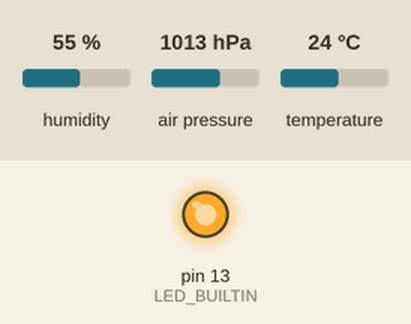
Simulated run of this sketch. Board: Arduino Nano, built with avr-gcc and run on an emulated ATmega328P. Shown: output pins drawn as LEDs (lit = HIGH). The test bench sets the inputs (shaded band); at power-on: humidity 55 %, air pressure 1013 hPa, temperature 24 °C. Random numbers use the default seed unless the sketch sets one; the modem accepts every AT command (registered, SIM ready, sends succeed) and sends nothing else; what the sketch prints to the serial monitor is not drawn.

Above: at 8.05 s.
Timing chart, 0 to 11.0 s (numbered marks = the images above):
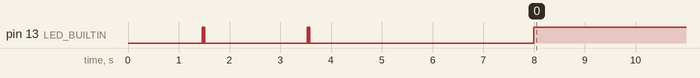

The sketch:

RFWx_MicroModemTLMDRA818.ino
```cpp
#include <Wire.h>
#include <SoftwareSerial.h>
#include <stdlib.h>
#include <TimeLib.h>
#include <SparkFunBME280.h>
#include "CountDown.h"


//CHANGE THIS VARIABLES:
const char callsign[] = "IW5EJM";
const char ssid[] = "3";
const char tlm_callsign[] = "IW5EJM-3";
const char symbol[] = "_"; //select symbol from standard table, example Wx icon = _

//**** APRS COMMENT (max 43 chars)
const char APRS_CMNT[] = "RFWx MM DRA818 test";
const char longitude[] = "01036.59E";
const char latitude[] = "4303.51N";
const int altitude  = 200;

//APRS WX data tx interval
const int BeaconTime = 600;

//**** APRS_PRJ, Telemetry Project Title (max 23 chars)
const char APRS_PRJ[] = "MicroModem RFWx";
#define Voltage1 //uncomment this to enable telemetry for battery voltage
//#define Voltage2 //uncomment this variable to enable telemetry for secondary voltage reading

//no edit below this line

#define VoltDC1  A6 //battery voltage measurement pin input
#define VoltDC2  A7 //secondary voltage measurement pin input
#define R1R2     4 //voltage divider ratio, calculated as R2/(R1+R2)

#define SHORT_PAUSE 1000UL
#define LONG_PAUSE  30000UL
const char * OK_STR = "OK\r\n";
const char * MS_STR = "ms\r\n";

//port for modem communication
#define Serial2MM Serial

//port for DRA818 communication
#define DRA_TXD 3
#define DRA_RXD 2
SoftwareSerial dra_serial(DRA_TXD, DRA_RXD);

// Global sensor object
  BME280 mySensor;

//countdown to trigger data transmission
CountDown CD(CountDown::SECONDS);

int counter=0;
int counterTLM=0;
char sentence[150];

const char preamble[] = "390";
const char txtail[] = "60";

//variables for voltage reading
int sensorDC1;
float VoltDCval1=0;
char VoltDCval_str1[10];

int sensorDC2;
float VoltDCval2=0;
char VoltDCval_str2[10];

typedef struct  {
  float temperatureC;
  float temperatureF;
  float pressure ;
  float humidity;
} WeatherStruct, *WeatherStructPtr;
WeatherStruct wx;    //declare la structure
WeatherStructPtr wx_ptr = &wx;

//function to send command to MM
boolean Serial2MMCommand(const char * command, const char * endMarker, unsigned long duration)
{
  Serial2MM.println(command);
  return waitForString(endMarker, duration);
}

//function that wait ok response from MM
boolean waitForString(const char * endMarker, unsigned long duration)
{
  int localBufferSize = strlen(endMarker); // we won't need an \0 at the end
  char localBuffer[localBufferSize];
  int index = 0;
  boolean endMarkerFound = false;
  unsigned long currentTime;

  memset(localBuffer, '\0', localBufferSize); // clear buffer

  currentTime = millis();
  while (millis() - currentTime <= duration) {
    if (Serial2MM.available() > 0) {
      if (index == localBufferSize) index = 0;
      localBuffer[index] = (uint8_t) Serial2MM.read();
      endMarkerFound = true;
      for (int i = 0; i < localBufferSize; i++) {
        if (localBuffer[(index + 1 + i) % localBufferSize] != endMarker[i]) {
          endMarkerFound = false;
          break;
        }
      }
      index++;
    }
    if (endMarkerFound) break;
  }
  return endMarkerFound;
}

//get rid of serial buffer
void emptySerial2MM_RX(unsigned long duration)
{
  unsigned long currentTime;
  currentTime = millis();
  while (millis() - currentTime <= duration) {
    if (Serial2MM.available() > 0) Serial2MM.read();
  }
}

void blink()
{
  boolean led = false;
  led = digitalRead(LED_BUILTIN);
  digitalWrite(LED_BUILTIN, LOW);
  delay(10);
  digitalWrite(LED_BUILTIN, HIGH);
  delay(10);
  digitalWrite(LED_BUILTIN, LOW);
  delay(10);
  digitalWrite(LED_BUILTIN, HIGH);
  delay(10);
  digitalWrite(LED_BUILTIN, LOW);
  delay(10);
  digitalWrite(LED_BUILTIN, HIGH);
  delay(10);
  digitalWrite(LED_BUILTIN, LOW);
  delay(10);
  digitalWrite(LED_BUILTIN, led);
}

//read WX data
void getBmeValues(){

    float pres;

    wx.temperatureC = mySensor.readTempC();

    //*** calc standardized barometric pressure
    if ((pres=mySensor.readFloatPressure()) > 0.1f)
      wx.pressure = pres * ( pow(1.0 -(0.0065 * altitude * -1 /(273.15+wx.temperatureC)), 5.255));
    else
      wx.pressure = 0.0f;

    wx.temperatureF = mySensor.readTempF();
    wx.humidity =  mySensor.readFloatHumidity();
}


//send APRS packet
void Send2APRSWx()
{
  Serial2MM.begin(9600);  while (!Serial2MM);
  sprintf(sentence, "!=%s/%s_.../...g...t%03dr...p...P...h%02db%05d",                     latitude,
                                                                                          longitude,
                                                                                          (int)(wx.temperatureF),
                                                                                          (int)(wx.humidity),
                                                                                          (int)(wx.pressure/10));
  emptySerial2MM_RX(SHORT_PAUSE);
  if(Serial2MMCommand(sentence,"Packet sent", SHORT_PAUSE)) blink();
  delay(4500);
  Serial2MM.end();

 }


void Send2APRSPos()
{
  Serial2MM.begin(9600);  while (!Serial2MM);
  //send position packet
  sprintf(sentence, "!=%s/%s%s%s",latitude,longitude,symbol,APRS_CMNT);
  emptySerial2MM_RX(SHORT_PAUSE);
  if(Serial2MMCommand(sentence,"Packet sent", SHORT_PAUSE)) blink();
  delay(4500);
  Serial2MM.end();

}

void Send2APRSTlm()
{
  unsigned int rndnum=random(1000);  // random number here (telemetry packet ID)
  Serial2MM.begin(9600);  while (!Serial2MM);
  #ifdef Voltage1
  //read telemetry data
  sensorDC1=analogRead(VoltDC1);
  VoltDCval1=(5.0/1023) * R1R2 * sensorDC1;
  #endif


  #ifdef Voltage2
  sensorDC2=analogRead(VoltDC2);
  VoltDCval2=(5.0/1023) * R1R2 * sensorDC2;
  #endif

  //send telemetry data
  sprintf(sentence, "!T#%03d,%03d,%03d,000,000,000,00000000",               rndnum,
                                                                            VoltDCval1,
                                                                            VoltDCval2);
  emptySerial2MM_RX(SHORT_PAUSE);
  if(Serial2MMCommand(sentence,"Packet sent", SHORT_PAUSE)) blink();
  delay(4500);

  counterTLM++;
  if (counterTLM >= 10) {
          //time to send telemetry labels and units
          counterTLM=0;
          //Define telemetry parameters (labels)
          sprintf(sentence, "!:%s :PARM.VBAT,V2", tlm_callsign);
          emptySerial2MM_RX(SHORT_PAUSE);
          if(Serial2MMCommand(sentence,"Packet sent", SHORT_PAUSE)) blink();
          delay(4500);

          //Define telemetry units
          sprintf(sentence, "!:%s :UNIT.V,V", tlm_callsign);
          emptySerial2MM_RX(SHORT_PAUSE);
          if(Serial2MMCommand(sentence,"Packet sent", SHORT_PAUSE)) blink();
          delay(4500);

          //Add telemetry coefficient so the APRS protocol can convert your raw values into real value.
          sprintf(sentence, "!:%s :EQNS.0,1,0,0,1,0,0,0,0,0,0,0,0,0,0", tlm_callsign);
          if(Serial2MMCommand(sentence,"Packet sent", SHORT_PAUSE)) blink();
          delay(4500);
          }
  Serial2MM.end();
}


void setup() {
  pinMode(LED_BUILTIN, OUTPUT);

  //init DRA818 RTX MODULE
  dra_serial.begin(9600); while (!dra_serial); //serial to DRA818 init
  sprintf(sentence, "AT+DMOSETGROUP=0,144.8000,144.8000,0000,1,0000");
  dra_serial.println(sentence);
  delay(450);

  sprintf(sentence, "AT+DMOSETVOLUME=8");
  dra_serial.println(sentence);
  delay(450);

  sprintf(sentence, "AT+SETFILTER=1,1,1");
  dra_serial.println(sentence);
  delay(450);
  dra_serial.end();


  //init BME280
  mySensor.settings.commInterface = I2C_MODE;
  mySensor.settings.I2CAddress = 0x76;
  mySensor.settings.runMode = 3; //Normal mode
  mySensor.settings.tStandby = 0;
  mySensor.settings.filter = 0;
  mySensor.settings.tempOverSample = 1;
  mySensor.settings.pressOverSample = 1;
  mySensor.settings.humidOverSample = 1;
  delay(10);  //Make sure sensor had enough time to turn on. BME280 requires 2ms to start up.
  mySensor.begin();
  blink();

  //init modem
  delay(1000);
  Serial2MM.begin(9600); while (!Serial2MM);
  emptySerial2MM_RX(SHORT_PAUSE);
  blink();
  delay(150);

  sprintf(sentence, "c%s",callsign);
  Serial2MM.println(sentence);
  delay(450);

  sprintf(sentence, "sc%s",ssid);
  Serial2MM.println(sentence);
  delay(450);

  sprintf(sentence, "w%s",preamble);
  Serial2MM.println(sentence);
  delay(450);

  sprintf(sentence, "W%s",txtail);
  Serial2MM.println(sentence);
  delay(450);

  sprintf(sentence, "S");
  if(Serial2MMCommand(sentence,"Configuration saved", SHORT_PAUSE)) blink();
  delay(450);

  CD.stop();
  delay(1000);
  Serial2MM.end();

}

void loop() {

  digitalWrite(LED_BUILTIN, HIGH);
  delay(50);
  digitalWrite(LED_BUILTIN, LOW);

  if (CD.remaining() < 1) {
    CD.stop();
    getBmeValues();
    digitalWrite(LED_BUILTIN, HIGH);
    Send2APRSWx();
    counter++;
    digitalWrite(LED_BUILTIN, LOW);
    if (counter == 3) {
        digitalWrite(LED_BUILTIN, HIGH);
        Send2APRSPos();
        digitalWrite(LED_BUILTIN, LOW);
         }
     if (counter >= 5) {
        counter=0;
        #if defined (Voltage1) || defined (Voltage2)
        digitalWrite(LED_BUILTIN, HIGH);
        Send2APRSTlm();
        digitalWrite(LED_BUILTIN, LOW);
        #endif

         }
     CD.start(BeaconTime);
     }


  delay(1000);

}
```

CountDown.cpp
```cpp
//
//    FILE: CountDown.cpp
//  AUTHOR: Rob Tillaart
// VERSION: 0.1.2
// PURPOSE: CountDown library for Arduino
//
// The library is based upon millis() and therefore
// has the same restrictions as millis() has wrt overflow.
//
// HISTORY:
// 0.1.2 - 2017-07-16 added start(days, hours, minutes, seconds) + cont() == continue countdown
// 0.1.1 - 2015-10-29 added start(h, m, s)
// 0.1.0 - 2015-10-27 initial version
//
// Released to the public domain
//

#include "CountDown.h"

CountDown::CountDown(const enum Resolution res)
{
  setResolution(res);
  stop();
}

void CountDown::setResolution(const enum Resolution res)
{
  _res = res;
  switch(_res)
  {
  case MICROS:
    _gettime = micros;
    break;
  case SECONDS:
    _gettime = seconds;
    break;
  case MILLIS:
  default:
    _gettime = millis;
    break;
  }
  _ticks = 0;
}

void CountDown::start(uint32_t ticks)
{
  _state = CountDown::RUNNING;
  _starttime = _gettime();
  _ticks = ticks;
}

void CountDown::start(uint8_t days, uint8_t hours, uint8_t minutes, uint8_t seconds)
{
  uint32_t ticks = 86400UL * days + 3600UL * hours + 60UL * minutes + seconds;
  if (ticks > 4294967) ticks = 4294967;  // prevent underlying millis() overflow
  setResolution(SECONDS);
  start(ticks);
}

void CountDown::stop()
{
  calcRemaining();
  _state = CountDown::STOPPED;
}

void CountDown::cont()
{
  if (_state == CountDown::STOPPED)
  {
    start(_remaining);
  }
}

uint32_t CountDown::remaining()
{
  calcRemaining();
  return _remaining;
}

void CountDown::calcRemaining()
{
  if (_state == CountDown::RUNNING)
  {
    uint32_t t = _gettime() - _starttime;
    _remaining = _ticks > t? _ticks - t: 0;
    if (_remaining == 0)
    {
      _state = CountDown::STOPPED;
    }
  }
}
// END OF FILE
```

CountDown.h
```cpp
#ifndef CountDown_h
#define CountDown_h
//
//    FILE: CountDown.h
//  AUTHOR: Rob Tillaart
// PURPOSE: CountDown library for Arduino
// HISTORY: See CountDown.cpp
//     URL:
//
// Released to the public domain
//

#define COUNTDOWN_LIB_VERSION "0.1.2"

#if ARDUINO >= 100
#include "Arduino.h"
#else
#include "WProgram.h"
#endif

class CountDown
{
public:
    enum Resolution { MILLIS, MICROS, SECONDS };

    explicit CountDown(const enum Resolution res = MILLIS);
    void setResolution(const enum Resolution res = MILLIS);

    void start(uint32_t ticks);
    void start(uint8_t days, uint8_t hours, uint8_t minutes, uint8_t seconds);
    void stop();
    void cont();

    uint32_t remaining();
    bool isRunning() const              { return _state == CountDown::RUNNING; };
    enum Resolution resolution() const  { return _res; };

private:
    // ??
    enum State { RUNNING, STOPPED };

    uint32_t _ticks;
    uint32_t _remaining;
    enum State _state;
    enum Resolution _res;
    unsigned long _starttime;

    void calcRemaining();
    unsigned long (*_gettime)(void);
    static unsigned long seconds() { return millis() / 1000; };
};

#endif
// END OF FILE
```
